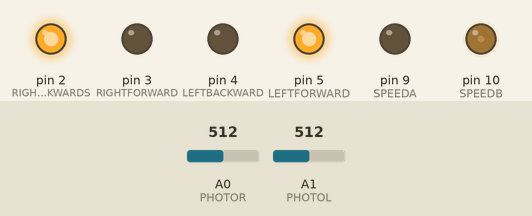
Simulated run of this sketch. Board: Arduino Uno, built with avr-gcc and run on an emulated ATmega328P. Parts: output pins drawn as LEDs (lit = HIGH). Inputs (shaded band) come from the test bench; at power-on: A1 (PHOTOL) = 512, A0 (PHOTOR) = 512.

Above: at 1.7 s.
1.8 s: A1 (PHOTOL) set to 314
3.3 s: A1 (PHOTOL) set to 289
At 4.0 s:
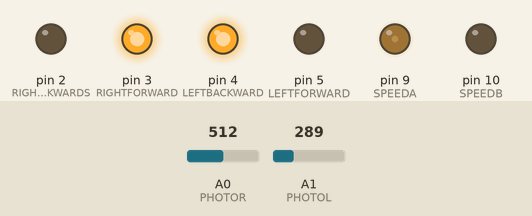
4.8 s: A0 (PHOTOR) set to 311
6.3 s: A0 (PHOTOR) set to 287
At 7.5 s:
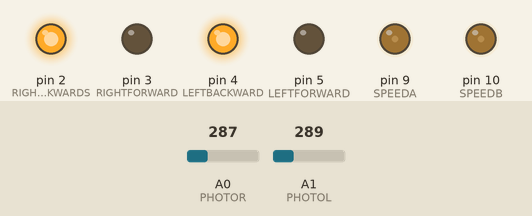
7.8 s: A0 (PHOTOR) set to 306
At 8.6 s:
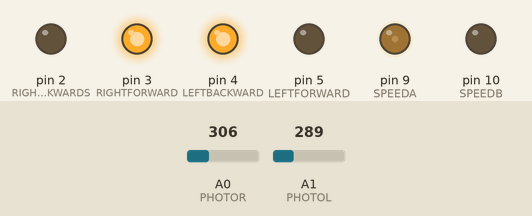
9.3 s: A0 (PHOTOR) set to 290
At 9.8 s:
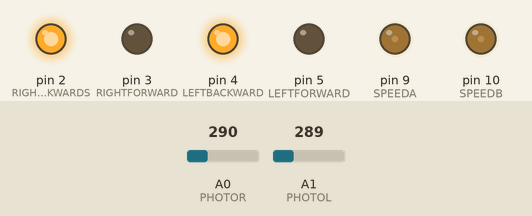
Timing chart, 0 to 11.8 s (numbered marks = the images above; inputs shaded):
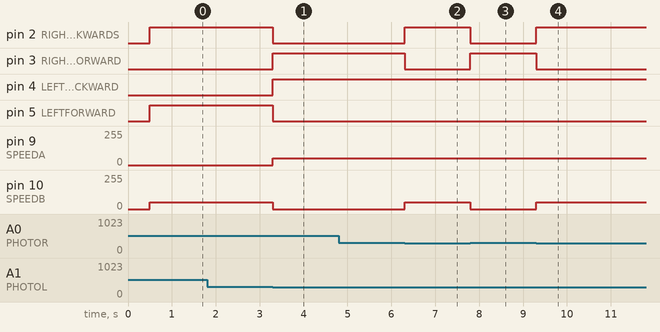

The sketch:

sketch_jan14a.ino
```cpp
#define LEFTFORWARD 5
#define LEFTBACKWARD 4
#define RIGHTFORWARD 3
#define RIGHTBACKWARDS 2
#define SPEEDA 9
#define SPEEDB 10
#define PHOTOL A1
#define PHOTOR A0

void GoForward(){
  analogWrite(SPEEDA, 50);
  analogWrite(SPEEDB, 50);
  digitalWrite(LEFTBACKWARD, HIGH);
  digitalWrite(RIGHTBACKWARDS, HIGH);
  digitalWrite(LEFTFORWARD, LOW);
  digitalWrite(RIGHTFORWARD, LOW);
}

void GoLeft(){
  analogWrite(SPEEDA, 50);
  analogWrite(SPEEDB, 0 );
  digitalWrite(LEFTFORWARD, LOW);
  digitalWrite(RIGHTFORWARD, HIGH);
  digitalWrite(LEFTBACKWARD, HIGH);
  digitalWrite(RIGHTBACKWARDS, LOW);
  }
void GoRight(){
  analogWrite(SPEEDA, 0);
  analogWrite(SPEEDB, 50);
  digitalWrite(LEFTFORWARD, HIGH);
  digitalWrite(RIGHTFORWARD, LOW);
  digitalWrite(LEFTBACKWARD, LOW);
  digitalWrite(RIGHTBACKWARDS, HIGH);
  }

void Stop(){
  digitalWrite(LEFTFORWARD, LOW);
  digitalWrite(RIGHTFORWARD, LOW);
  digitalWrite(LEFTBACKWARD, LOW);
  digitalWrite(RIGHTBACKWARDS, LOW);
}
 int checkEdge(){
 int value1 = analogRead(PHOTOL);
 int value2 = analogRead(PHOTOR);
 int LRSignal;
 if(value1>=300){
  return LRSignal = 1;
 }
 else if (value2>=300){
  return LRSignal = 2;
 }
else return LRSignal = 0;
}
void setup() {
  pinMode(LEFTFORWARD, OUTPUT);
  pinMode(LEFTBACKWARD, OUTPUT);
  pinMode(RIGHTFORWARD, OUTPUT);
  pinMode(RIGHTBACKWARDS, OUTPUT);
  digitalWrite(LEFTFORWARD, LOW); // digital write can be low or high depending on       digitalWrite(LEFTBACKWARD, LOW); // digiital low is off high is on
  digitalWrite(RIGHTFORWARD, LOW);
  digitalWrite(RIGHTBACKWARDS, LOW);
  pinMode(PHOTOL, INPUT);
  pinMode(PHOTOR, INPUT);
  delay(500); //LOW.5 Seconds
}
void loop() {
  if ((checkEdge())== 1){
    GoRight();
  }
  else if ((checkEdge()) == 2){
    GoLeft();
    }
    else GoForward();

}
```

Measured:
- the behaviour switches between 300 and 299 on A1 (PHOTOL) (found by bisection; images 0 and 1)
- the behaviour switches between 300 and 299 on A0 (PHOTOR) (found by bisection; images 1 and 2)
- after the input at 1.8 s, every drawn part: stays the same
- after the input at 3.3 s, pin 2 (RIGHTBACKWARDS), pin 5 (LEFTFORWARD): HIGH → LOW at once; pin 3 (RIGHTFORWARD), pin 4 (LEFTBACKWARD): LOW → HIGH at once; pin 9 (SPEEDA): 0/255 → 50/255 at once; pin 10 (SPEEDB): 50/255 → 0/255 at once
- after the input at 4.8 s, every drawn part: stays the same
- after the input at 6.3 s, pin 2 (RIGHTBACKWARDS): LOW → HIGH at once; pin 3 (RIGHTFORWARD): HIGH → LOW at once; pin 10 (SPEEDB): 0/255 → 50/255 at once
- after the input at 7.8 s, pin 2 (RIGHTBACKWARDS): HIGH → LOW at once; pin 3 (RIGHTFORWARD): LOW → HIGH at once; pin 10 (SPEEDB): 50/255 → 0/255 at once
- after the input at 9.3 s, pin 2 (RIGHTBACKWARDS): LOW → HIGH at once; pin 3 (RIGHTFORWARD): HIGH → LOW at once; pin 10 (SPEEDB): 0/255 → 50/255 at once
